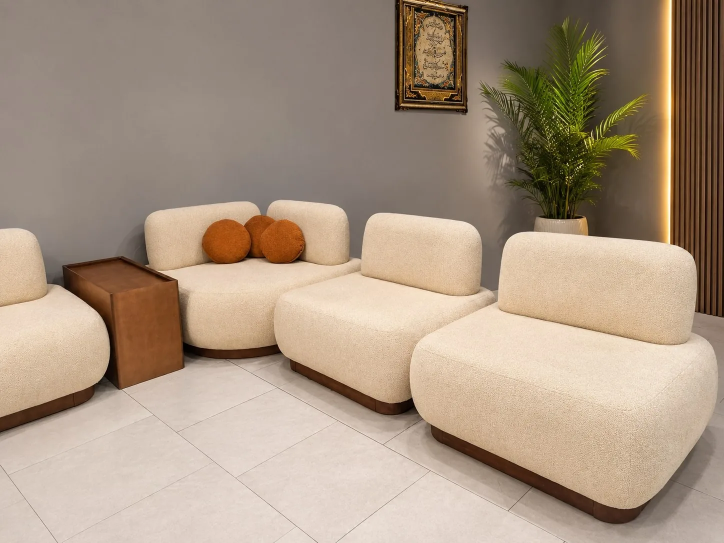
#> input picture images/product-1.webp, 1448 x 1086 px, found by its file name (shown at 1/2 size)
$ python find_armchair_true.py
#> lines starting #> are read from the running program, lines starting #| are printed output that depends on the picture
from PIL import Image, ImageDraw
import numpy as np

orig = Image.open(r'c:\Users\Mahdi\Desktop\بببببب\images\product-1.webp').convert('RGB')
#> orig is the input picture: PIL image 1448x1086 RGB; mean R, G, B 169.2, 149.8, 130.4
orig_np = np.array(orig)

# Crop armchair x: 0 to 200, y: 350 to 850
crop = orig_np[350:850, 0:200].copy()
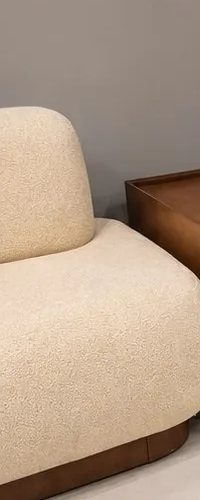
#> crop: shape (500, 200, 3); mean R, G, B 177.5, 156.2, 136.4

vis_img = Image.fromarray(crop)
draw = ImageDraw.Draw(vis_img)
for y in range(0, 500, 50):
    draw.line([(0, y), (200, y)], fill=(255, 0, 0))
    draw.text((2, y + 2), str(350 + y), fill=(255, 255, 0))
for x in range(0, 200, 50):
    draw.line([(x, 0), (x, 500)], fill=(255, 0, 0))
    draw.text((x + 2, 2), str(x), fill=(255, 255, 0))

vis_img.save(r'c:\Users\Mahdi\Desktop\بببببب\armchair_true_coords.png')
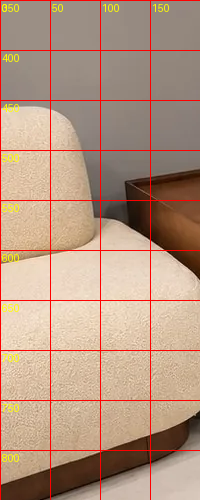
#> saved as armchair_true_coords.png: PIL image 200x500 RGB; mean R, G, B 180.8, 150.5, 130
print("Saved armchair_true_coords.png")
